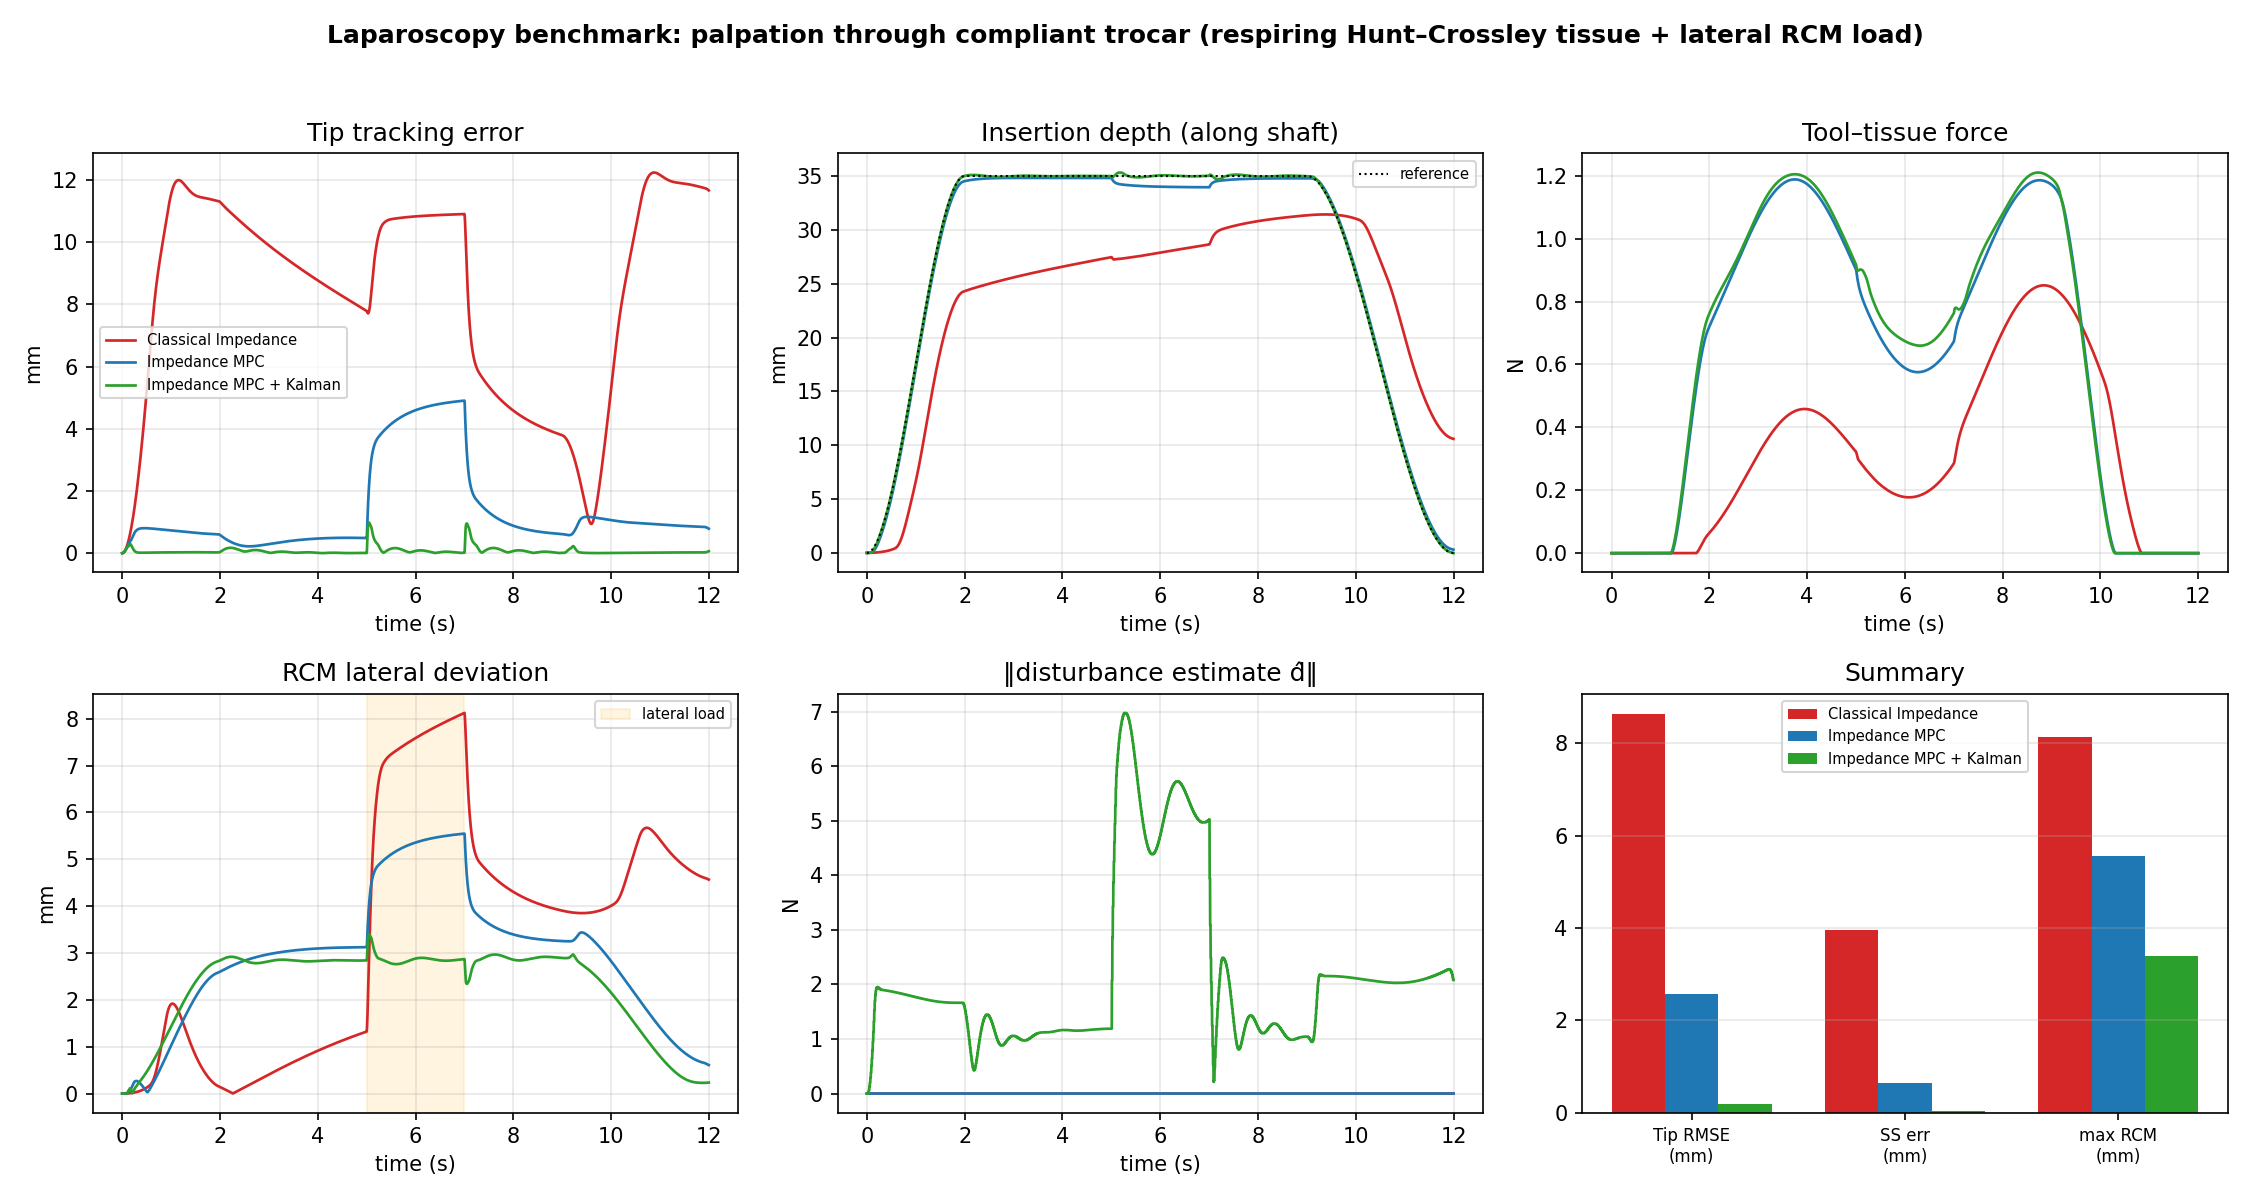

Write the Python code that produced this figure.
"""
Laparoscopy benchmark: tool-tip palpation through a compliant trocar onto a
respiring Hunt--Crossley tissue, with a lateral RCM-stress load.

Runs three controllers (classical impedance, Impedance MPC, Impedance MPC +
oscillator Kalman), reports the verification metrics of Section 7, and saves a
comparison figure.

Run:
    python3 lap_benchmark.py            # headless, saves PNG + JSON
"""

from __future__ import annotations
import sys, json
from pathlib import Path
import numpy as np
import matplotlib
matplotlib.use("Agg")
import matplotlib.pyplot as plt

sys.path.insert(0, str(Path(__file__).parent))
from lap_env import LapEnv, TrocarParams, TissueParams
from lap_controller import LapController, LapCtrlParams

# ----------------------------------------------------------------------
# Task timeline
# ----------------------------------------------------------------------
T_END      = 12.0
DT_DECIM   = 10                      # QP every 10 inner steps (100 Hz @ 1 kHz)
S_APPROACH = 0.02                    # reach the tissue surface (m, along shaft)
S_PENETR   = 0.015                   # commanded penetration past the surface (m)
T_A0, T_A1 = 0.0, 2.0               # approach ramp
T_HOLD1    = 9.0                    # hold until
PUSH_WIN   = (5.0, 7.0)            # lateral RCM-stress load window
PUSH_MAG   = 5.0                    # lateral push at the tip (N)


def _smoothstep(a, b, t):
    if t <= a:
        return 0.0
    if t >= b:
        return 1.0
    x = (t - a) / (b - a)
    return 3*x**2 - 2*x**3


def s_ref(t):
    """Commanded tip displacement along the shaft (m) and its derivatives."""
    s_target = S_APPROACH + S_PENETR
    if t < T_HOLD1:
        f = _smoothstep(T_A0, T_A1, t)
        return s_target * f
    else:
        f = 1.0 - _smoothstep(T_HOLD1, T_END, t)
        return s_target * f


def references(env, t, dt):
    """World-frame tip reference (pos, vel, acc) along the shaft."""
    s0 = env.s0
    s = s_ref(t)
    sp = (s_ref(t+dt) - s_ref(t-dt)) / (2*dt)
    sa = (s_ref(t+dt) - 2*s_ref(t) + s_ref(t-dt)) / (dt*dt)
    p_d = env.p_tip0 + s * s0
    dp_d = sp * s0
    ddp_d = sa * s0
    return p_d, dp_d, ddp_d


def lateral_axis(s0):
    ref = np.array([0.0, 0.0, 1.0])
    if abs(s0 @ ref) > 0.9:
        ref = np.array([1.0, 0.0, 0.0])
    u = ref - (ref @ s0) * s0
    return u / np.linalg.norm(u)


# ----------------------------------------------------------------------
def run(mode, k_rcm=None):
    env = LapEnv()
    params = LapCtrlParams()
    if k_rcm is not None:
        params.k_rcm = k_rcm
    ctrl = LapController(mode, env, params)
    dt = env.dt
    u_lat = lateral_axis(env.s0)
    R_d = env.R0
    n_steps = int(T_END / dt)

    log = {k: [] for k in ("t", "tip_err", "tip_s", "ref_s", "F_tissue",
                           "rcm", "wall_F", "d_hat")}
    F_hold = np.zeros(3)
    for k in range(n_steps):
        t = k * dt
        dyn, st = env.get_dynamics_and_state()
        p_d, dp_d, ddp_d = references(env, t, dt)
        resolve = (k % DT_DECIM == 0)
        tau, info = ctrl.control(dyn, st, p_d, dp_d, ddp_d, R_d,
                                 env.p_rcm0, resolve=resolve)
        env.apply_torque(tau)

        # --- physics forces ---
        p_tip, s_hat, v_tip, _ = env.tip_state(dyn, st)
        F_tis, delta = env.tissue_force(p_tip, v_tip, t)
        env.apply_point_force(st, F_tis, p_tip)
        F_tro, e_rcm = env.trocar_force(st, env.p_rcm0)
        env.apply_point_force(st, F_tro, env.p_rcm0)
        if PUSH_WIN[0] <= t < PUSH_WIN[1]:
            env.apply_point_force(st, PUSH_MAG * u_lat, p_tip)

        # --- log ---
        s_actual = float((p_tip - env.p_tip0) @ env.s0)
        log["t"].append(t)
        log["tip_err"].append(float(np.linalg.norm(p_d - p_tip)) * 1e3)
        log["tip_s"].append(s_actual * 1e3)
        log["ref_s"].append(s_ref(t) * 1e3)
        log["F_tissue"].append(float(np.linalg.norm(F_tis)))
        log["rcm"].append(float(np.linalg.norm(e_rcm)) * 1e3)
        log["wall_F"].append(float(np.linalg.norm(env.tro.K_wall * e_rcm)))
        log["d_hat"].append(float(np.linalg.norm(info["d_hat"])))

        env.step()

    return {k: np.asarray(v) for k, v in log.items()}


def metrics(L):
    t = L["t"]
    hold = (t >= 2.5) & (t <= T_HOLD1)
    ss = (t >= 8.5) & (t <= T_HOLD1)
    push = (t >= PUSH_WIN[0]) & (t <= PUSH_WIN[1])
    nonpush_hold = hold & ~push
    return dict(
        tip_rmse_mm=float(np.sqrt(np.mean(L["tip_err"][hold]**2))),
        ss_err_mm=float(np.mean(L["tip_err"][ss])),
        peak_tissue_N=float(np.max(L["F_tissue"])),
        max_rcm_mm=float(np.max(L["rcm"])),
        peak_wall_N=float(np.max(L["wall_F"])),
        resp_resid_mm=float(np.std(L["tip_err"][nonpush_hold])),
    )


def main():
    runs = {
        "Classical Impedance":      run("impedance"),
        "Impedance MPC":            run("mpc"),
        "Impedance MPC + Kalman":   run("mpc_kalman"),
    }
    print("\n" + "="*78)
    hdr = f"{'Controller':<26}{'TipRMSE':>9}{'SSerr':>8}{'PeakF':>8}" \
          f"{'maxRCM':>8}{'wallF':>8}{'respσ':>8}"
    print(hdr); print("-"*78)
    table = {}
    for name, L in runs.items():
        m = metrics(L); table[name] = m
        print(f"{name:<26}{m['tip_rmse_mm']:>9.2f}{m['ss_err_mm']:>8.2f}"
              f"{m['peak_tissue_N']:>8.2f}{m['max_rcm_mm']:>8.3f}"
              f"{m['peak_wall_N']:>8.2f}{m['resp_resid_mm']:>8.3f}")
    print("="*78)
    print("Units: mm, mm, N, mm, N, mm")

    # ---- figure ----
    fig, ax = plt.subplots(2, 3, figsize=(15, 8))
    fig.suptitle("Laparoscopy benchmark: palpation through compliant trocar "
                 "(respiring Hunt–Crossley tissue + lateral RCM load)",
                 fontsize=12, fontweight="bold")
    colors = {"Classical Impedance": "tab:red", "Impedance MPC": "tab:blue",
              "Impedance MPC + Kalman": "tab:green"}
    for name, L in runs.items():
        c = colors[name]
        ax[0, 0].plot(L["t"], L["tip_err"], c, label=name, lw=1.3)
        ax[0, 1].plot(L["t"], L["tip_s"], c, lw=1.3)
        ax[0, 2].plot(L["t"], L["F_tissue"], c, lw=1.3)
        ax[1, 0].plot(L["t"], L["rcm"], c, lw=1.3)
        ax[1, 1].plot(L["t"], L["d_hat"], c, lw=1.3)
    ref = next(iter(runs.values()))
    ax[0, 1].plot(ref["t"], ref["ref_s"], "k:", lw=1, label="reference")
    ax[0, 0].set_title("Tip tracking error"); ax[0, 0].set_ylabel("mm")
    ax[0, 0].legend(fontsize=7); ax[0, 0].grid(alpha=0.3)
    ax[0, 1].set_title("Insertion depth (along shaft)"); ax[0, 1].set_ylabel("mm")
    ax[0, 1].legend(fontsize=7); ax[0, 1].grid(alpha=0.3)
    ax[0, 2].set_title("Tool–tissue force"); ax[0, 2].set_ylabel("N")
    ax[0, 2].grid(alpha=0.3)
    ax[1, 0].set_title("RCM lateral deviation"); ax[1, 0].set_ylabel("mm")
    ax[1, 0].axvspan(*PUSH_WIN, color="orange", alpha=0.12, label="lateral load")
    ax[1, 0].legend(fontsize=7); ax[1, 0].grid(alpha=0.3)
    ax[1, 1].set_title("‖disturbance estimate d̂‖"); ax[1, 1].set_ylabel("N")
    ax[1, 1].grid(alpha=0.3)
    for a in ax[:, :].ravel():
        a.set_xlabel("time (s)")
    # bar summary
    ax[1, 2].axis("off")
    names = list(table.keys())
    mets = ["tip_rmse_mm", "ss_err_mm", "max_rcm_mm"]
    labels = ["Tip RMSE\n(mm)", "SS err\n(mm)", "max RCM\n(mm)"]
    x = np.arange(len(mets)); w = 0.25
    axb = fig.add_subplot(2, 3, 6)
    for i, name in enumerate(names):
        axb.bar(x + (i-1)*w, [table[name][mm] for mm in mets], w,
                color=colors[name], label=name)
    axb.set_xticks(x); axb.set_xticklabels(labels, fontsize=8)
    axb.set_title("Summary"); axb.legend(fontsize=7); axb.grid(axis="y", alpha=0.3)

    out = Path(__file__).parent / "lap_benchmark.png"
    fig.tight_layout(rect=[0, 0, 1, 0.96])
    fig.savefig(out, dpi=150)
    print(f"\n[plot] saved -> {out}")
    (Path(__file__).parent / "lap_metrics.json").write_text(json.dumps(table, indent=2))
    print(f"[json] saved -> {Path(__file__).parent / 'lap_metrics.json'}")


if __name__ == "__main__":
    main()
